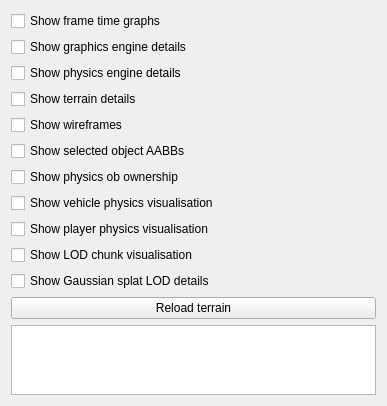
<?xml version="1.0" encoding="UTF-8"?>
<ui version="4.0">
 <class>DiagnosticsWidget</class>
 <widget class="QWidget" name="DiagnosticsWidget">
  <property name="geometry">
   <rect>
    <x>0</x>
    <y>0</y>
    <width>387</width>
    <height>334</height>
   </rect>
  </property>
  <property name="windowTitle">
   <string>Form</string>
  </property>
  <layout class="QVBoxLayout" name="verticalLayout">
   <item>
    <widget class="QCheckBox" name="showFrameTimeGraphsCheckBox">
     <property name="text">
      <string>Show frame time graphs</string>
     </property>
    </widget>
   </item>
   <item>
    <widget class="QCheckBox" name="graphicsDiagnosticsCheckBox">
     <property name="text">
      <string>Show graphics engine details</string>
     </property>
    </widget>
   </item>
   <item>
    <widget class="QCheckBox" name="physicsDiagnosticsCheckBox">
     <property name="text">
      <string>Show physics engine details</string>
     </property>
    </widget>
   </item>
   <item>
    <widget class="QCheckBox" name="terrainDiagnosticsCheckBox">
     <property name="text">
      <string>Show terrain details</string>
     </property>
    </widget>
   </item>
   <item>
    <widget class="QCheckBox" name="showWireframesCheckBox">
     <property name="text">
      <string>Show wireframes</string>
     </property>
    </widget>
   </item>
   <item>
    <widget class="QCheckBox" name="showObAABBsCheckBox">
     <property name="text">
      <string>Show selected object AABBs</string>
     </property>
    </widget>
   </item>
   <item>
    <widget class="QCheckBox" name="showPhysicsObOwnershipCheckBox">
     <property name="text">
      <string>Show physics ob ownership</string>
     </property>
    </widget>
   </item>
   <item>
    <widget class="QCheckBox" name="showVehiclePhysicsVisCheckBox">
     <property name="text">
      <string>Show vehicle physics visualisation</string>
     </property>
    </widget>
   </item>
   <item>
    <widget class="QCheckBox" name="showPlayerPhysicsVisCheckBox">
     <property name="text">
      <string>Show player physics visualisation</string>
     </property>
    </widget>
   </item>
   <item>
    <widget class="QCheckBox" name="showLodChunkVisCheckBox">
     <property name="text">
      <string>Show LOD chunk visualisation</string>
     </property>
    </widget>
   </item>
   <item>
    <widget class="QCheckBox" name="showSplatDiagnosticsCheckBox">
     <property name="text">
      <string>Show Gaussian splat LOD details</string>
     </property>
    </widget>
   </item>
   <item>
    <widget class="QPushButton" name="reloadTerrainPushButton">
     <property name="text">
      <string>Reload terrain</string>
     </property>
    </widget>
   </item>
   <item>
    <widget class="QPlainTextEdit" name="diagnosticsTextEdit">
     <property name="readOnly">
      <bool>true</bool>
     </property>
     <property name="textInteractionFlags">
      <set>Qt::TextSelectableByMouse</set>
     </property>
    </widget>
   </item>
  </layout>
 </widget>
 <resources/>
 <connections/>
</ui>
